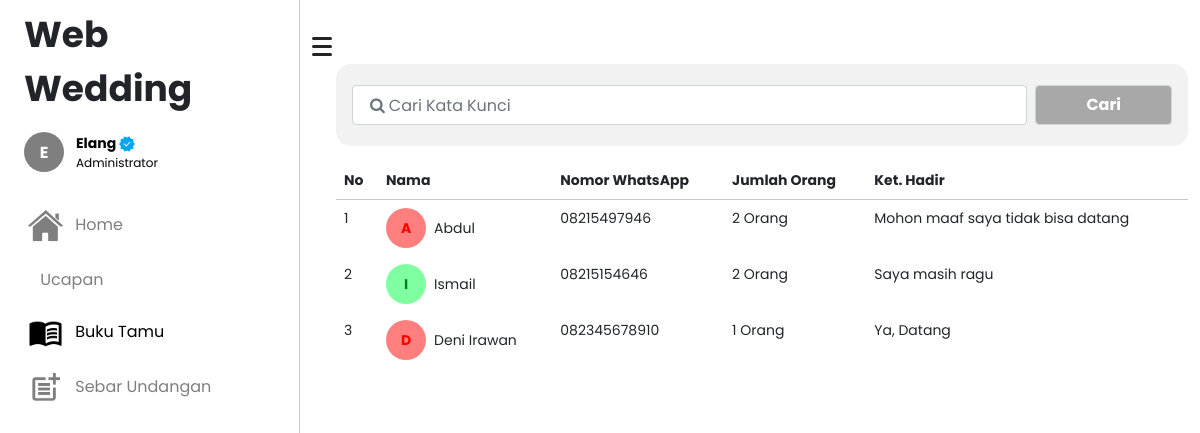
Page /buku-tamu.php (signed in) on the committed database.
### tables this page shows
CREATE TABLE `buku_tamu` (
  `id_tamu` int(11) NOT NULL,
  `nama` varchar(50) DEFAULT NULL,
  `nomor_whatsapp` varchar(50) DEFAULT NULL,
  `jml_orang` enum('1 Orang','2 Orang') DEFAULT NULL,
  `ket_hadir` varchar(50) DEFAULT NULL
);

### buku-tamu.php (the view, shortened to what this page needs)
<?php
$conn = mysqli_connect('localhost', 'root', '', 'webwedding');
$buku_tamu = mysqli_query($conn, "SELECT *FROM buku_tamu ORDER BY id_tamu DESC");
?>
<!DOCTYPE html>
<html lang="en">
<head>
    <link rel="stylesheet" href="assets/css/main.css">
    <link href="https://cdn.jsdelivr.net/npm/bootstrap@5.0.1/dist/css/bootstrap.min.css" rel="stylesheet">
</head>
<body>
    <div class="container-fluid">
        <div class="row flex-nowrap">
            <div class="col-auto col-md-3 col-xl-3 px-sm-2 px-0 sidebar">
                <div class="d-flex flex-column align-items-center align-items-sm-start px-3 pt-2 text-white min-vh-100">
                    <a href="index" class="d-flex align-items-center pb-3 mb-md-0 me-md-auto text-white text-decoration-none">
                        <span class="fs-5 text-dark fw-bold" id="title">Web Wedding</span>
                    </a>
                    <ul class="nav nav-pills flex-column mb-sm-auto mb-0 align-items-left align-items-sm-start" id="menu">
                        <li class="nav-item">
                            <div class="dropdown pb-4">
                                <a href="#" class="d-flex align-items-center text-decoration-none" id="dropdownUser1" data-bs-toggle="dropdown" aria-expanded="false">
                                    <span style='background: rgb(0,0,0,.5); color:white' class='inisial rounded-circle me-2'>
                                        <span class='text-uppercase position-absolute fw-bold coba'><?= substr($_SESSION["login"], 0, 1);; ?></span>
                                    </span>
                                    <div class="row">
                                        <span class="ms-1 fw-bold text-capitalize" id="nama"><?= $_SESSION["login"]; ?> <img src="assets/img/check-verifed.png" alt="" width="16"></span>
                                        <span class="ms-1" id="sebagai">Administrator</span>
                                    </div>
                                </a>
                            </div>
                        </li>
                        <li>
                            <a href="index" class="nav-link px-0 align-middle" style="opacity: .5;">
                                <i class="fs-4 bi-table"></i> <span class="ms-1" id="navigasi"><img src="assets/img/home-page.png" class="me-2" width="35" alt=""> Home</span></a>
                        </li>
                        <li>
                            <a href="ucapan" class="nav-link px-0 align-middle" style="opacity: .5;">
                                <i class="fs-4 bi-table"></i> <span class="ms-1" id="navigasi"><img src="assets/img/outline_message_black_24dp.png" class="me-2" width="35" alt=""> Ucapan</span></a>
                        </li>
                        <li>
                            <a href="buku-tamu" class="nav-link px-0 align-middle">
                                <i class="fs-4 bi-table"></i> <span class="ms-1" id="navigasi"><img src="assets/img/outline_menu_book_black_24dp.png" class="me-2" width="35" alt=""> Buku Tamu</span></a>
                        </li>
                        <li>
                            <a href="sebar-undangan" class="nav-link px-0 align-middle" style="opacity: .5;">
                                <i class="fs-4 bi-table"></i> <span class="ms-1" id="navigasi"><img src="assets/img/outline_post_add_black_24dp.png" class="me-2" width="35" alt=""> Sebar Undangan</span></a>
                        </li>
                    </ul>
                </div>
            </div>
            <span class="text-dark position-relative" style="width: 0!important; top:2em; cursor:pointer" id="btn-burger" onclick="btnBurger()">
                <div class="humberger"></div>
                <div class="humberger"></div>
                <div class="humberger"></div>
            </span>
            <div class="col py-3 mt-5" id="content">
                <form action="" class="form-cari" method="POST">
                    <div class="mb-3 d-flex p-3">
                        <input class="form-control mainLoginInput me-2" type="text" placeholder="&#61442; Cari Kata Kunci" name="keyword" autocomplete="off" autofocus />
                        <button type="submit" class="form-control btncari text-white fw-bold" name="cari">Cari</button>
                    </div>
                </form>
                <table class="table table-borderless">
                    <thead>
                        <tr style="border-bottom: 1px solid #C9C9C9;">
                            <th scope="col">No</th>
                            <th scope="col">Nama</th>
                            <th scope="col">Nomor WhatsApp</th>
                            <th scope="col">Jumlah Orang</th>
                            <th scope="col">Ket. Hadir</th>
                        </tr>
                    </thead>
                    <tbody>
                        <?php $i = 1 ?>
                        <?php foreach ($buku_tamu as $crs) : ?>
                            <tr>
                                <td><?= $i++; ?></td>
                                <td class="d-flex align-items-center">
                                    <?php
                                    $nama = substr($crs["nama"], 0, 1);
                                    if ($nama == "A" || $nama == "D" || $nama == "H" || $nama == "L" || $nama == "P" || $nama == "T" || $nama == "X") {
                                        echo "
                                                <span style='background: rgb(255,0,0,.5); color:red' class='inisial rounded-circle me-2'>
                                                <span class='text-uppercase position-absolute fw-bold coba'>$nama</span>
                                                </span>
                                                ";
                                    } else if ($nama == "B" || $nama == "E" || $nama == "I" || $nama == "M" || $nama == "Q" || $nama == "U" || $nama == "Y") {
                                        echo "
                                                <span style='background: rgb(0,255,68,.5);color:#007D21' class='inisial rounded-circle me-2'>
                                                <span class='text-uppercase position-absolute fw-bold coba'>$nama</span>
                                                </span>
                                                ";
                                    } else if ($nama == "C" || $nama == "F" || $nama == "J" || $nama == "N" || $nama == "R" || $nama == "V" || $nama == "Z") {
                                        echo "
                                                <span style='background: rgb(255,180,4,.5); color:#D29B19' class='inisial rounded-circle me-2'>
                                                <span class='text-uppercase position-absolute fw-bold coba'>$nama</span>
                                                </span>
                                                ";
                                    } else {
                                        echo "
                                                <span style='background: rgb(8,0,255,.5); color:#0700DC' class='inisial rounded-circle me-2'>
                                                <span class='text-uppercase position-absolute fw-bold coba'>$nama</span>
                                                </span>
                                                ";
                                    }
                                    ?>
                                    <?= $crs["nama"]; ?>
                                </td>
                                <td><?= $crs["nomor_whatsapp"]; ?></td>
                                <td><?= $crs["jml_orang"]; ?></td>
                                <td><?= $crs["ket_hadir"]; ?></td>
                            </tr>
                        <?php endforeach; ?>
                    </tbody>
                </table>
            </div>
        </div>
    </div>
</body>
</html>

### assets/css/main.css (style rules this page uses)
#title { font-family: "poppins"; font-size: 36px !important; }
#menu { font-family: "poppins"; }
#menu li a { color: black; }
#menu li a #nama { font-size: 14px; }
#menu li a #sebagai { font-size: 12px; }
.sidebar { border-right: 1px solid #c9c9c9; }
.mainLoginInput, .btncari { height: 40px; padding: 0px; font-size: 30px; margin: 5px 0; }
.btncari { width: initial !important; padding: 0 50px !important; background-color: #a8a8a8 !important; -webkit-transition: 0.3s !important; transition: 0.3s !important; }
.mainLoginInput::placeholder { font-family: FontAwesome, poppins; font-weight: normal; overflow: visible; vertical-align: top; display: inline-block !important; padding-left: 5px; padding-top: 2px; color: #c27c70; }
.form-cari { background-color: #f2f2f2; border-radius: 15px; }
#content { font-family: "poppins"; }
#content td { line-height: initial !important; }
#content table, #content .delete { font-size: 14px; padding: initial; }
#content td, #content .delete { line-height: 50px; }
span.inisial { display: -webkit-box; display: -ms-flexbox; display: flex; -webkit-box-align: center; -ms-flex-align: center; align-items: center; -webkit-box-pack: center; -ms-flex-pack: center; justify-content: center; padding: 20px; line-height: initial; }
span.inisial span { font-family: 20px; }
div.humberger { width: 20px; height: 3px; border-radius: 5px; background-color: #242424; margin: 5px 0; }
@media (min-width: 920px) { .sidebar { display: initial; } }

### rows in the picture
buku_tamu: nama "A", nama "Abdul", nomor_whatsapp "08215497946", jml_orang "2 Orang", ket_hadir "Mohon maaf saya tidak bisa datang"
buku_tamu: nama "I", nama "Ismail", nomor_whatsapp "08215154646", jml_orang "2 Orang", ket_hadir "Saya masih ragu"
buku_tamu: nama "D", nama "Deni Irawan", nomor_whatsapp "082345678910", jml_orang "1 Orang", ket_hadir "Ya, Datang"

### other values in the picture
substr($_SESSION["login"], 0, 1) "E"
$_SESSION["login"] "Elang"
